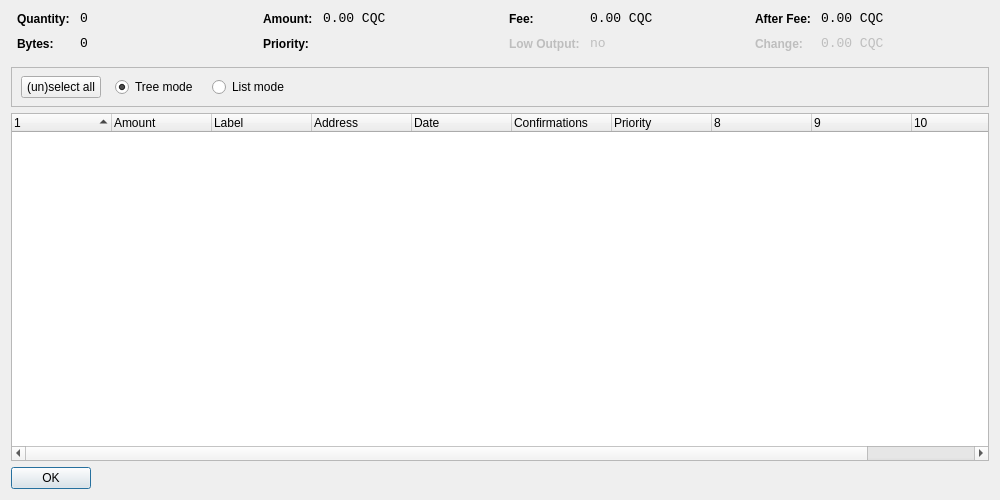
<?xml version="1.0" encoding="UTF-8"?>
<ui version="4.0">
 <class>CoinControlDialog</class>
 <widget class="QDialog" name="CoinControlDialog">
  <property name="geometry">
   <rect>
    <x>0</x>
    <y>0</y>
    <width>1000</width>
    <height>500</height>
   </rect>
  </property>
  <property name="windowTitle">
   <string>Coin Control</string>
  </property>
  <layout class="QVBoxLayout" name="verticalLayout">
   <item>
    <layout class="QHBoxLayout" name="horizontalLayoutTop" stretch="0,0,0,0">
     <property name="topMargin">
      <number>0</number>
     </property>
     <property name="bottomMargin">
      <number>10</number>
     </property>
     <item>
      <layout class="QFormLayout" name="formLayoutCoinControl1">
       <property name="horizontalSpacing">
        <number>10</number>
       </property>
       <property name="verticalSpacing">
        <number>10</number>
       </property>
       <property name="leftMargin">
        <number>6</number>
       </property>
       <property name="rightMargin">
        <number>6</number>
       </property>
       <item row="0" column="0">
        <widget class="QLabel" name="labelCoinControlQuantityText">
         <property name="styleSheet">
          <string notr="true">font-weight:bold;</string>
         </property>
         <property name="text">
          <string>Quantity:</string>
         </property>
        </widget>
       </item>
       <item row="0" column="1">
        <widget class="QLabel" name="labelCoinControlQuantity">
         <property name="font">
          <font>
           <family>Monospace</family>
           <pointsize>10</pointsize>
          </font>
         </property>
         <property name="cursor">
          <cursorShape>IBeamCursor</cursorShape>
         </property>
         <property name="contextMenuPolicy">
          <enum>Qt::ActionsContextMenu</enum>
         </property>
         <property name="text">
          <string notr="true">0</string>
         </property>
         <property name="textInteractionFlags">
          <set>Qt::LinksAccessibleByMouse|Qt::TextSelectableByKeyboard|Qt::TextSelectableByMouse</set>
         </property>
        </widget>
       </item>
       <item row="1" column="0">
        <widget class="QLabel" name="labelCoinControlBytesText">
         <property name="styleSheet">
          <string notr="true">font-weight:bold;</string>
         </property>
         <property name="text">
          <string>Bytes:</string>
         </property>
        </widget>
       </item>
       <item row="1" column="1">
        <widget class="QLabel" name="labelCoinControlBytes">
         <property name="font">
          <font>
           <family>Monospace</family>
           <pointsize>10</pointsize>
          </font>
         </property>
         <property name="cursor">
          <cursorShape>IBeamCursor</cursorShape>
         </property>
         <property name="contextMenuPolicy">
          <enum>Qt::ActionsContextMenu</enum>
         </property>
         <property name="text">
          <string notr="true">0</string>
         </property>
         <property name="textInteractionFlags">
          <set>Qt::LinksAccessibleByMouse|Qt::TextSelectableByKeyboard|Qt::TextSelectableByMouse</set>
         </property>
        </widget>
       </item>
      </layout>
     </item>
     <item>
      <layout class="QFormLayout" name="formLayoutCoinControl2">
       <property name="horizontalSpacing">
        <number>10</number>
       </property>
       <property name="verticalSpacing">
        <number>10</number>
       </property>
       <property name="leftMargin">
        <number>6</number>
       </property>
       <property name="rightMargin">
        <number>6</number>
       </property>
       <item row="0" column="0">
        <widget class="QLabel" name="labelCoinControlAmountText">
         <property name="styleSheet">
          <string notr="true">font-weight:bold;</string>
         </property>
         <property name="text">
          <string>Amount:</string>
         </property>
        </widget>
       </item>
       <item row="0" column="1">
        <widget class="QLabel" name="labelCoinControlAmount">
         <property name="font">
          <font>
           <family>Monospace</family>
           <pointsize>10</pointsize>
          </font>
         </property>
         <property name="cursor">
          <cursorShape>IBeamCursor</cursorShape>
         </property>
         <property name="contextMenuPolicy">
          <enum>Qt::ActionsContextMenu</enum>
         </property>
         <property name="text">
          <string notr="true">0.00 CQC</string>
         </property>
         <property name="textInteractionFlags">
          <set>Qt::LinksAccessibleByMouse|Qt::TextSelectableByKeyboard|Qt::TextSelectableByMouse</set>
         </property>
        </widget>
       </item>
       <item row="1" column="0">
        <widget class="QLabel" name="labelCoinControlPriorityText">
         <property name="styleSheet">
          <string notr="true">font-weight:bold;</string>
         </property>
         <property name="text">
          <string>Priority:</string>
         </property>
        </widget>
       </item>
       <item row="1" column="1">
        <widget class="QLabel" name="labelCoinControlPriority">
         <property name="font">
          <font>
           <family>Monospace</family>
           <pointsize>10</pointsize>
          </font>
         </property>
         <property name="cursor">
          <cursorShape>IBeamCursor</cursorShape>
         </property>
         <property name="contextMenuPolicy">
          <enum>Qt::ActionsContextMenu</enum>
         </property>
         <property name="text">
          <string/>
         </property>
         <property name="textInteractionFlags">
          <set>Qt::LinksAccessibleByMouse|Qt::TextSelectableByKeyboard|Qt::TextSelectableByMouse</set>
         </property>
        </widget>
       </item>
      </layout>
     </item>
     <item>
      <layout class="QFormLayout" name="formLayoutCoinControl3">
       <property name="horizontalSpacing">
        <number>10</number>
       </property>
       <property name="verticalSpacing">
        <number>10</number>
       </property>
       <property name="leftMargin">
        <number>6</number>
       </property>
       <property name="rightMargin">
        <number>6</number>
       </property>
       <item row="0" column="0">
        <widget class="QLabel" name="labelCoinControlFeeText">
         <property name="styleSheet">
          <string notr="true">font-weight:bold;</string>
         </property>
         <property name="text">
          <string>Fee:</string>
         </property>
        </widget>
       </item>
       <item row="0" column="1">
        <widget class="QLabel" name="labelCoinControlFee">
         <property name="font">
          <font>
           <family>Monospace</family>
           <pointsize>10</pointsize>
          </font>
         </property>
         <property name="cursor">
          <cursorShape>IBeamCursor</cursorShape>
         </property>
         <property name="contextMenuPolicy">
          <enum>Qt::ActionsContextMenu</enum>
         </property>
         <property name="text">
          <string notr="true">0.00 CQC</string>
         </property>
         <property name="textInteractionFlags">
          <set>Qt::LinksAccessibleByMouse|Qt::TextSelectableByKeyboard|Qt::TextSelectableByMouse</set>
         </property>
        </widget>
       </item>
       <item row="1" column="0">
        <widget class="QLabel" name="labelCoinControlLowOutputText">
         <property name="enabled">
          <bool>false</bool>
         </property>
         <property name="styleSheet">
          <string notr="true">font-weight:bold;</string>
         </property>
         <property name="text">
          <string>Low Output:</string>
         </property>
        </widget>
       </item>
       <item row="1" column="1">
        <widget class="QLabel" name="labelCoinControlLowOutput">
         <property name="enabled">
          <bool>false</bool>
         </property>
         <property name="font">
          <font>
           <family>Monospace</family>
           <pointsize>10</pointsize>
          </font>
         </property>
         <property name="cursor">
          <cursorShape>IBeamCursor</cursorShape>
         </property>
         <property name="contextMenuPolicy">
          <enum>Qt::ActionsContextMenu</enum>
         </property>
         <property name="text">
          <string notr="true">no</string>
         </property>
         <property name="textInteractionFlags">
          <set>Qt::LinksAccessibleByMouse|Qt::TextSelectableByKeyboard|Qt::TextSelectableByMouse</set>
         </property>
        </widget>
       </item>
      </layout>
     </item>
     <item>
      <layout class="QFormLayout" name="formLayoutCoinControl4">
       <property name="horizontalSpacing">
        <number>10</number>
       </property>
       <property name="verticalSpacing">
        <number>10</number>
       </property>
       <property name="leftMargin">
        <number>6</number>
       </property>
       <property name="rightMargin">
        <number>6</number>
       </property>
       <item row="0" column="0">
        <widget class="QLabel" name="labelCoinControlAfterFeeText">
         <property name="styleSheet">
          <string notr="true">font-weight:bold;</string>
         </property>
         <property name="text">
          <string>After Fee:</string>
         </property>
        </widget>
       </item>
       <item row="0" column="1">
        <widget class="QLabel" name="labelCoinControlAfterFee">
         <property name="font">
          <font>
           <family>Monospace</family>
           <pointsize>10</pointsize>
          </font>
         </property>
         <property name="cursor">
          <cursorShape>IBeamCursor</cursorShape>
         </property>
         <property name="contextMenuPolicy">
          <enum>Qt::ActionsContextMenu</enum>
         </property>
         <property name="text">
          <string notr="true">0.00 CQC</string>
         </property>
         <property name="textInteractionFlags">
          <set>Qt::LinksAccessibleByMouse|Qt::TextSelectableByKeyboard|Qt::TextSelectableByMouse</set>
         </property>
        </widget>
       </item>
       <item row="1" column="0">
        <widget class="QLabel" name="labelCoinControlChangeText">
         <property name="enabled">
          <bool>false</bool>
         </property>
         <property name="styleSheet">
          <string notr="true">font-weight:bold;</string>
         </property>
         <property name="text">
          <string>Change:</string>
         </property>
        </widget>
       </item>
       <item row="1" column="1">
        <widget class="QLabel" name="labelCoinControlChange">
         <property name="enabled">
          <bool>false</bool>
         </property>
         <property name="font">
          <font>
           <family>Monospace</family>
           <pointsize>10</pointsize>
          </font>
         </property>
         <property name="cursor">
          <cursorShape>IBeamCursor</cursorShape>
         </property>
         <property name="contextMenuPolicy">
          <enum>Qt::ActionsContextMenu</enum>
         </property>
         <property name="text">
          <string notr="true">0.00 CQC</string>
         </property>
         <property name="textInteractionFlags">
          <set>Qt::LinksAccessibleByMouse|Qt::TextSelectableByKeyboard|Qt::TextSelectableByMouse</set>
         </property>
        </widget>
       </item>
      </layout>
     </item>
    </layout>
   </item>
   <item>
    <widget class="QFrame" name="frame">
     <property name="minimumSize">
      <size>
       <width>0</width>
       <height>40</height>
      </size>
     </property>
     <property name="frameShape">
      <enum>QFrame::StyledPanel</enum>
     </property>
     <property name="frameShadow">
      <enum>QFrame::Sunken</enum>
     </property>
     <widget class="QWidget" name="horizontalLayoutWidget">
      <property name="geometry">
       <rect>
        <x>10</x>
        <y>0</y>
        <width>781</width>
        <height>41</height>
       </rect>
      </property>
      <layout class="QHBoxLayout" name="horizontalLayoutPanel" stretch="0,0,0,0,0">
       <property name="spacing">
        <number>14</number>
       </property>
       <item>
        <widget class="QPushButton" name="pushButtonSelectAll">
         <property name="sizePolicy">
          <sizepolicy hsizetype="Maximum" vsizetype="Fixed">
           <horstretch>0</horstretch>
           <verstretch>0</verstretch>
          </sizepolicy>
         </property>
         <property name="text">
          <string>(un)select all</string>
         </property>
        </widget>
       </item>
       <item>
        <widget class="QRadioButton" name="radioTreeMode">
         <property name="sizePolicy">
          <sizepolicy hsizetype="Maximum" vsizetype="Fixed">
           <horstretch>0</horstretch>
           <verstretch>0</verstretch>
          </sizepolicy>
         </property>
         <property name="text">
          <string>Tree mode</string>
         </property>
         <property name="checked">
          <bool>true</bool>
         </property>
        </widget>
       </item>
       <item>
        <widget class="QRadioButton" name="radioListMode">
         <property name="sizePolicy">
          <sizepolicy hsizetype="Maximum" vsizetype="Fixed">
           <horstretch>0</horstretch>
           <verstretch>0</verstretch>
          </sizepolicy>
         </property>
         <property name="text">
          <string>List mode</string>
         </property>
        </widget>
       </item>
       <item>
        <spacer name="horizontalSpacer">
         <property name="orientation">
          <enum>Qt::Horizontal</enum>
         </property>
         <property name="sizeHint" stdset="0">
          <size>
           <width>40</width>
           <height>20</height>
          </size>
         </property>
        </spacer>
       </item>
      </layout>
     </widget>
    </widget>
   </item>
   <item>
    <widget class="CoinControlTreeWidget" name="treeWidget">
     <property name="contextMenuPolicy">
      <enum>Qt::CustomContextMenu</enum>
     </property>
     <property name="sortingEnabled">
      <bool>false</bool>
     </property>
     <property name="columnCount">
      <number>11</number>
     </property>
     <attribute name="headerShowSortIndicator" stdset="0">
      <bool>true</bool>
     </attribute>
     <attribute name="headerStretchLastSection">
      <bool>false</bool>
     </attribute>
     <column>
      <property name="text">
       <string/>
      </property>
     </column>
     <column>
      <property name="text">
       <string>Amount</string>
      </property>
     </column>
     <column>
      <property name="text">
       <string>Label</string>
      </property>
     </column>
     <column>
      <property name="text">
       <string>Address</string>
      </property>
     </column>
     <column>
      <property name="text">
       <string>Date</string>
      </property>
     </column>
     <column>
      <property name="text">
       <string>Confirmations</string>
      </property>
      <property name="toolTip">
       <string>Confirmed</string>
      </property>
     </column>
     <column>
      <property name="text">
       <string>Priority</string>
      </property>
     </column>
     <column>
      <property name="text">
       <string/>
      </property>
     </column>
     <column>
      <property name="text">
       <string/>
      </property>
     </column>
     <column>
      <property name="text">
       <string/>
      </property>
     </column>
     <column>
      <property name="text">
       <string/>
      </property>
     </column>
    </widget>
   </item>
   <item>
    <widget class="QDialogButtonBox" name="buttonBox">
     <property name="sizePolicy">
      <sizepolicy hsizetype="Maximum" vsizetype="Fixed">
       <horstretch>0</horstretch>
       <verstretch>0</verstretch>
      </sizepolicy>
     </property>
     <property name="orientation">
      <enum>Qt::Horizontal</enum>
     </property>
     <property name="standardButtons">
      <set>QDialogButtonBox::Ok</set>
     </property>
    </widget>
   </item>
  </layout>
 </widget>
 <customwidgets>
  <customwidget>
   <class>CoinControlTreeWidget</class>
   <extends>QTreeWidget</extends>
   <header>coincontroltreewidget.h</header>
  </customwidget>
 </customwidgets>
 <resources/>
 <connections/>
</ui>
